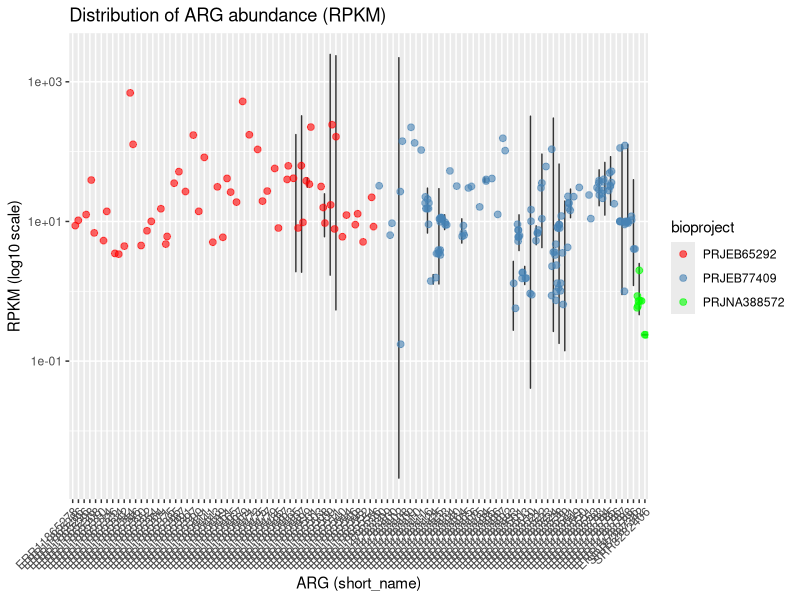

Write the R code that produced this figure.
# 15/06/2026
# Generating violon plot : RPKM for every ARGs in colocalisation with an 
# MGE and classified as OfH. Plotting every samples containg this ARG.

# Part 1: Importing the necessary packages and data -----------------------
library(ggplot2)
library(dplyr)
library(readr)

df <- read_csv("rpkm_biop.csv")

# Part 2: Filtering data ---------------------------------------------------
df1 <- df %>%
  filter(WHO_classif %in% c(
    "Authorized for use in humans only",
    "Authorized for use in humans only ?"
  ))
df_filtered <- df1 %>%
  group_by(short_name) %>%
  mutate(n_samples = n_distinct(sample)) %>%  # compter nb de samples uniques
  ungroup() %>%
  filter(n_samples > 5)

#df_filtered[1:20,]

color_map <- c(
  "PRJEB65292" = "red",
  "PRJEB77409" = "steelblue",
  "PRJNA388572" = "green",
  "PRJNA704713" = "purple"
)


# Part 3: Plotting---------------------------------------------------------
ggplot(df_filtered, aes(x = sample, y = rpkm)) +
  geom_violin(fill = "lightblue", trim = FALSE) +
  geom_jitter(width = 0.5, size = 2, alpha = 0.6, aes(color = bioproject)) + # handling overplotting
  scale_y_log10() + 
  labs(
    x = "ARG (short_name)",
    y = "RPKM (log10 scale)",
    title = "Distribution of ARG abundance (RPKM)", 
  ) +
  scale_color_manual(values = color_map) +
  theme(
    axis.text.x = element_text(angle = 45, hjust = 1)
  )
